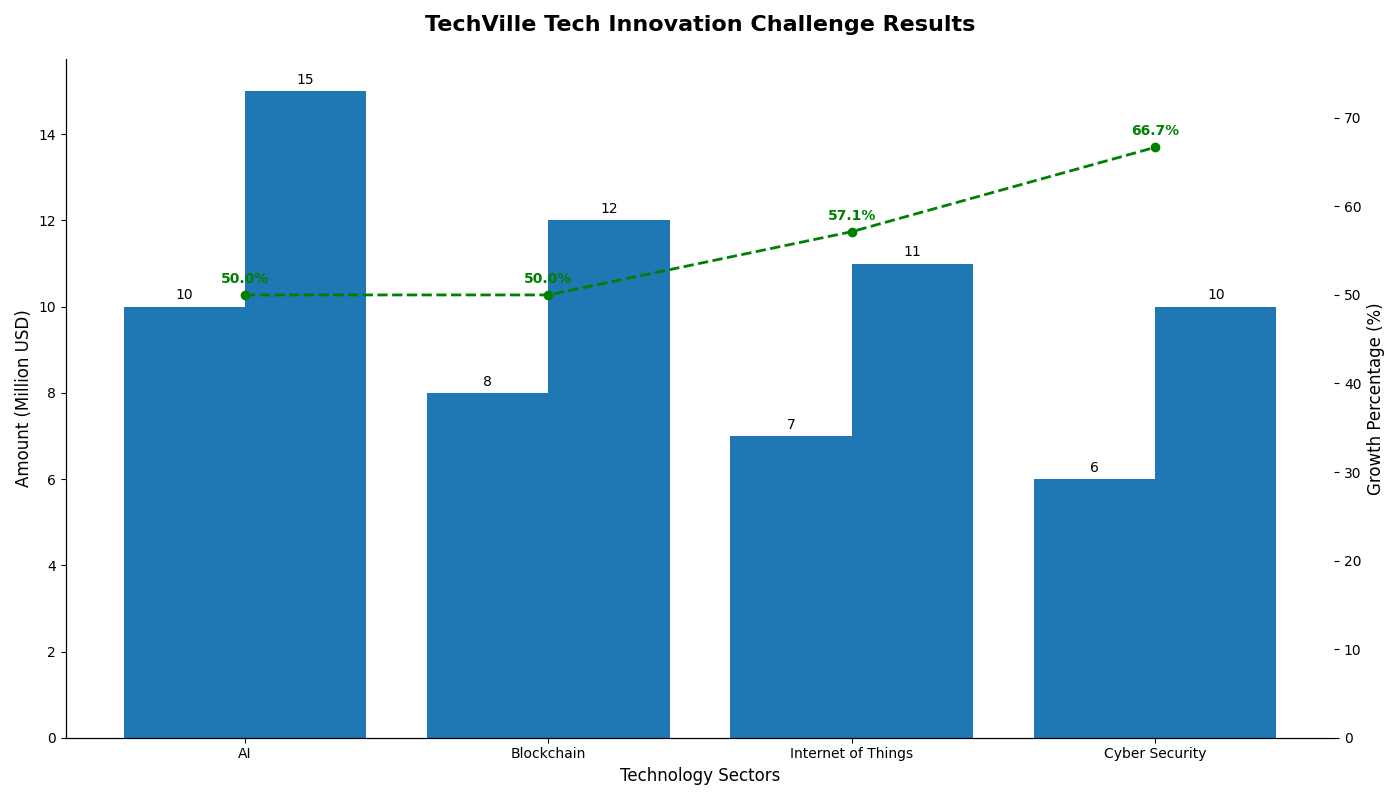

The Python source for this figure:
import matplotlib.pyplot as plt
import numpy as np

sectors = ["AI", "Blockchain", "Internet of Things", "Cyber Security"]
initial_funding = [10, 8, 7, 6]
year_end_revenue = [15, 12, 11, 10]

# Calculate growth percentage
growth_percentage = [(rev - init) / init * 100 for init, rev in zip(initial_funding, year_end_revenue)]

# Zip and sort data based on initial funding in descending order
sorted_data = sorted(zip(initial_funding, year_end_revenue, growth_percentage, sectors), reverse=True)

# Unzip data
initial_funding_sorted, year_end_revenue_sorted, growth_percentage_sorted, sectors_sorted = zip(*sorted_data)

fig, ax = plt.subplots(figsize=(14, 8))

bars_initial = ax.bar(np.arange(len(sectors_sorted)) - 0.2, initial_funding_sorted, width=0.4, color='#1f77b4')
bars_revenue = ax.bar(np.arange(len(sectors_sorted)) + 0.2, year_end_revenue_sorted, width=0.4, color='#1f77b4')

ax.set_title('TechVille Tech Innovation Challenge Results', fontsize=16, fontweight='bold', pad=20)
ax.set_xlabel('Technology Sectors', fontsize=12)
ax.set_ylabel('Amount (Million USD)', fontsize=12)
ax.set_xticks(np.arange(len(sectors_sorted)))
ax.set_xticklabels(sectors_sorted)

ax.bar_label(bars_initial, padding=3, fontsize=10)
ax.bar_label(bars_revenue, padding=3, fontsize=10)

ax2 = ax.twinx()
ax2.plot(np.arange(len(sectors_sorted)), growth_percentage_sorted, color='green', marker='o', linestyle='--', linewidth=2)
ax2.set_ylabel('Growth Percentage (%)', fontsize=12)
ax2.set_ylim(0, max(growth_percentage_sorted) + 10)

for i, gp in enumerate(growth_percentage_sorted):
    ax2.text(i, gp + 1, f'{gp:.1f}%', ha='center', va='bottom', color='green', fontsize=10, fontweight='bold')

ax.grid(False)
ax.spines['top'].set_visible(False)
ax.spines['right'].set_visible(False)
ax2.spines['top'].set_visible(False)
ax2.spines['right'].set_visible(False)

plt.tight_layout()
plt.show()
